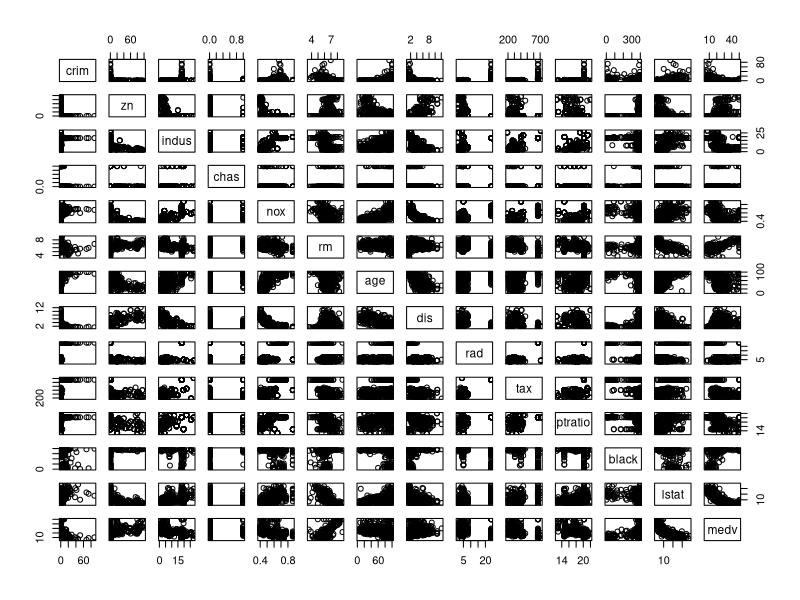
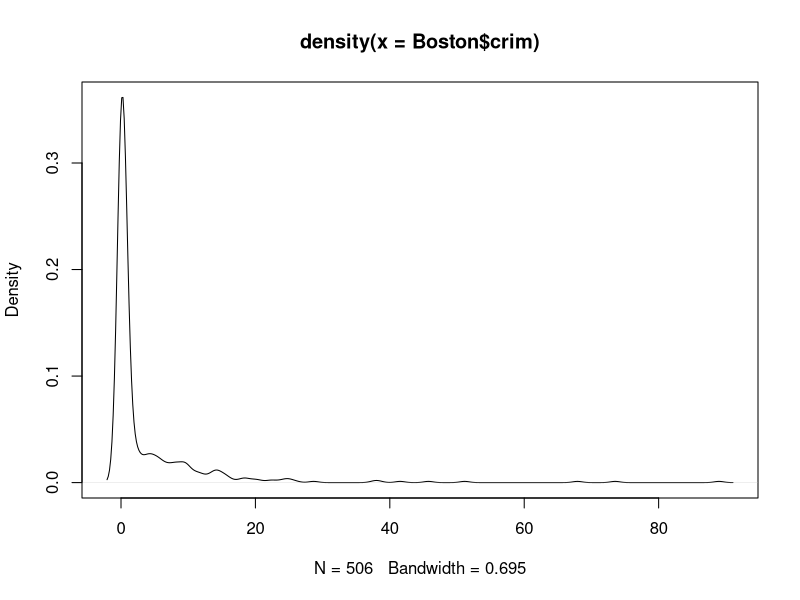
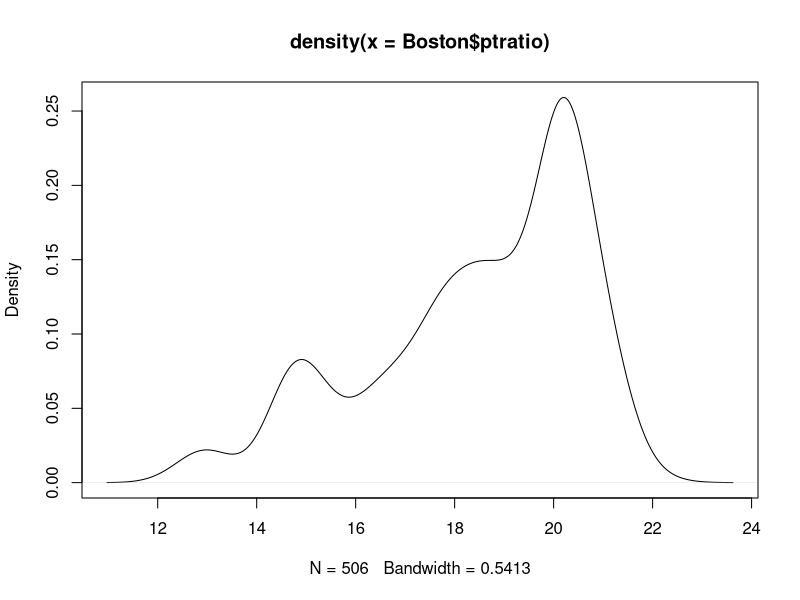
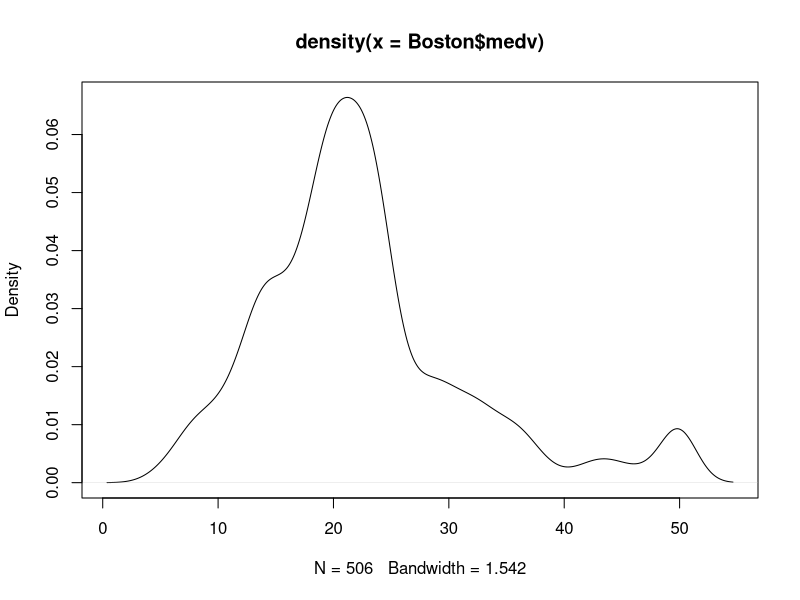
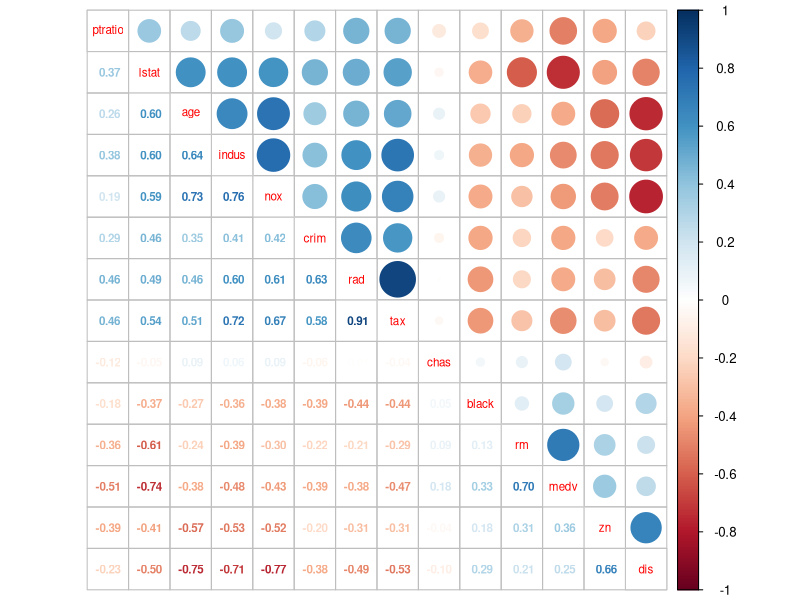
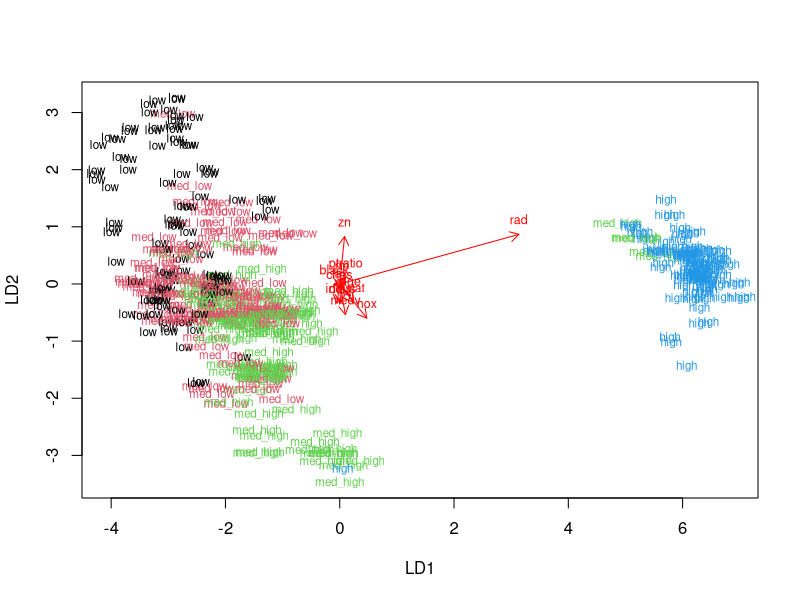
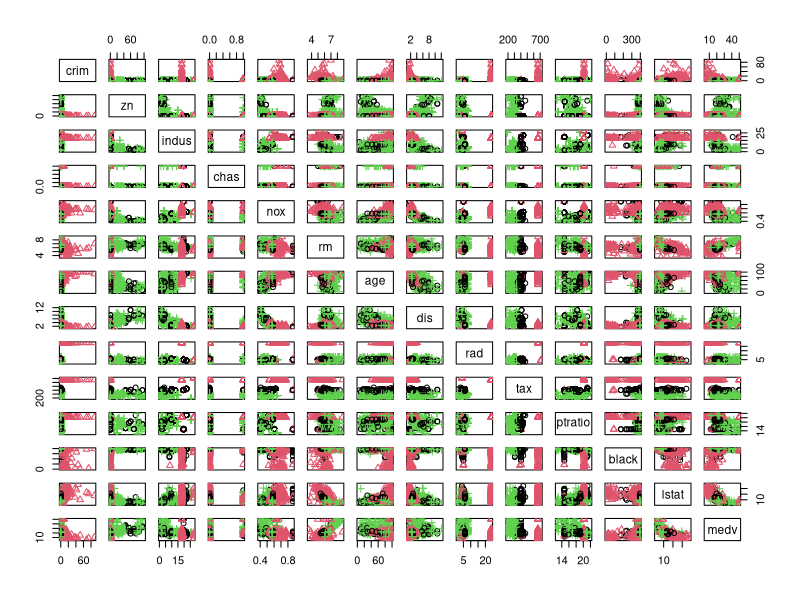
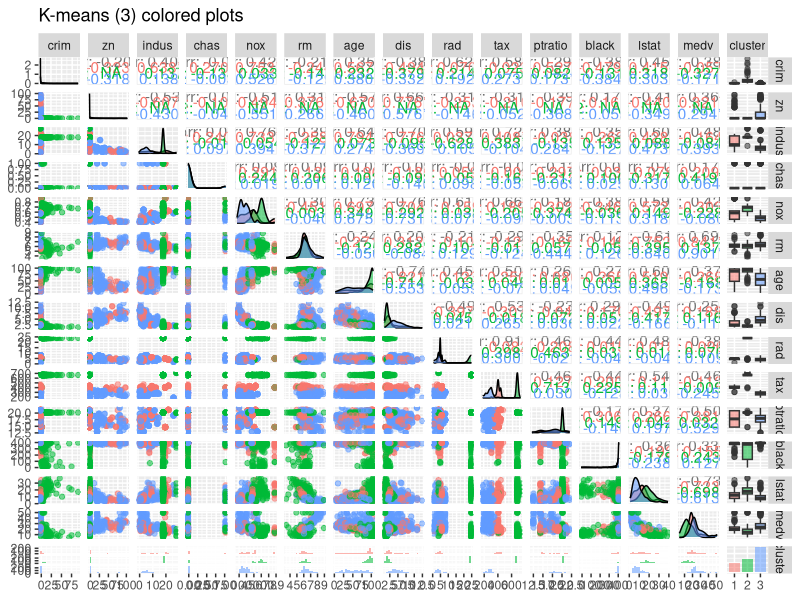

Write the R code that produced these figures, in order.
## ---- chunk 1
library(MASS)
library(dplyr)
library(tidyr)
library(ggplot2)
library(corrplot)
data("Boston")
dim(Boston)
str(Boston)
glimpse(Boston)
summary(Boston)
pairs(Boston)

plot(density(Boston$crim))
plot(density(Boston$ptratio))
plot(density(Boston$medv))
## ---- chunk 2

#calculate the correlations and plot them
cor_matrix <- cor(Boston)
cor_matrix %>% round(digits=2) %>% corrplot.mixed(tl.cex = 0.7,number.cex=0.7,order="hclust",addrect=2)
## ---- chunk 3
boston_scaled <- scale(Boston)
summary(boston_scaled) 

boston_scaled <- as.data.frame(boston_scaled)
scaled_crim <- boston_scaled$crim
summary(scaled_crim)

bins <- quantile(scaled_crim)
bins

crime <- cut(scaled_crim, breaks= bins, include.lowest = TRUE, labels = c("low", "med_low", "med_high", "high"))
crime

boston_scaled <- dplyr::select(boston_scaled, -crim)
boston_scaled <- data.frame(boston_scaled, crime)

n <- nrow(boston_scaled)
n

index <- sample(n, size = n * 0.8)
index

trainingset <- boston_scaled[index,]
testset <- boston_scaled[-index,]

correct_classes <- testset$crime
testset <- dplyr::select(testset, -crime)

## ---- chunk 4
lda.fit <- lda(crime ~ ., data = trainingset)
lda.fit

lda.arrows <- function(x, myscale = 1, arrow_heads = 0.1, color = "red", tex = 0.75, choices = c(1,2)){
  heads <- coef(x)
  arrows(x0 = 0, y0 = 0, 
         x1 = myscale * heads[,choices[1]], 
         y1 = myscale * heads[,choices[2]], col=color, length = arrow_heads)
  text(myscale * heads[,choices], labels = row.names(heads), 
       cex = tex, col=color, pos=3)
}

classes <- as.numeric(trainingset$crime)

plot(lda.fit, dimen =2, col = classes, pch = classes)
lda.arrows(lda.fit, myscale = 1)

lda.pred <- predict(lda.fit, newdata = testset)

table(correct = correct_classes, predicted = lda.pred$class)
## ---- chunk 5
library(MASS)
data('Boston')
dist_euclidian <- dist(Boston)
summary(dist_euclidian)
km <- kmeans(dist_euclidian, centers=3)
pairs(Boston, col = c(km$cluster,alpha=0.2),pch=km$cluster)
library(GGally)
data.frame(km$cluster)[,1]
Boston2 <- mutate(Boston, cluster = as.factor(data.frame(km$cluster)[,1]))
ggpairs(Boston2, mapping = aes(col = cluster, alpha = 0.3), lower = list(combo = wrap("facethist", bins = 20)), title ="K-means (3) colored plots")
